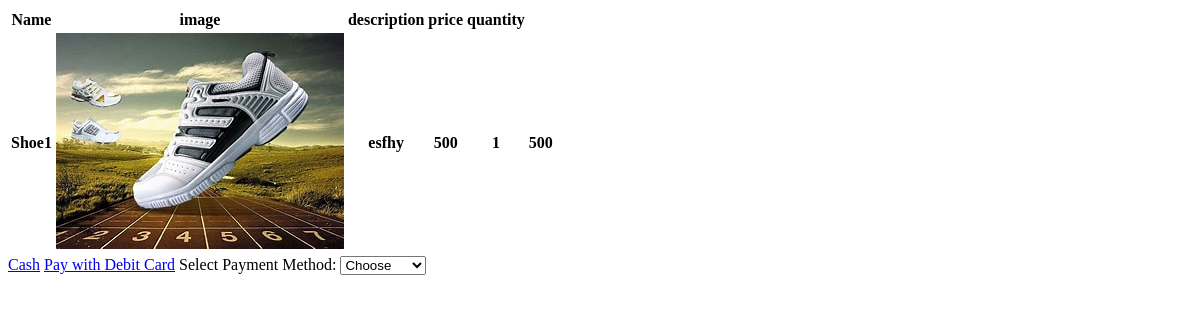
Page /buyproduct/21 on the earlier database version.
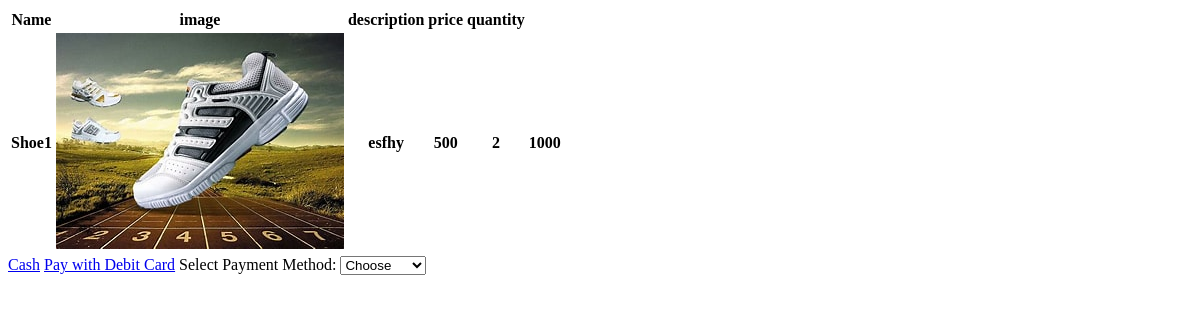
Same page on the later database version.
### app/models.py (models this page shows)
class Cart(models.Model):
    product_id=models.ForeignKey(Product,on_delete=models.CASCADE)
    user_id=models.ForeignKey(User,on_delete=models.CASCADE)
    quantity=models.IntegerField(default=1,null=True,blank=True)

### app/views.py (the view)
# urls.py: path('buyproduct/<int:id>',views.buyproduct,name='buyproduct'),
def buyproduct(request,id):
    data=Cart.objects.get(id=id)
    data1=data.product_id
    totalprice = data1.price * data.quantity
    return render(request,'buyproduct.html',{'data':data,'data1':data1,'totalprice':totalprice})

### templates/buyproduct.html (shortened to what this page needs)
<!DOCTYPE html>
<html lang="en">
<head>
</head>
<body>
    <table>
        <tr>
            <th>Name</th>
            <th>image</th>
            <th>description</th>
            <th>price</th>
            <th>quantity</th>
            <th></th>
        </tr>
        <tr>
            <th>{{data1.name}}</th>
            <th><img src="{{data1.image.url}}" alt=""></th>
            <th>{{data1.description}}</th>
            <th>{{data1.price}}</th>
            <th>{{data.quantity}}</th>
            <th>{{totalprice}}</th>
        </tr>
    </table>
    <a href="{% url 'cash' id=data.id %}">Cash</a>
    <a href="{% url 'debit_card_payment' id=data.id %}">Pay with Debit Card</a>
        <label for="paymentmethod">Select Payment Method:</label>
        <select name="paymentmethod" required>
            <option value="">Choose</option>
        </select>
</body>
</html>

Differences in the rows shown:
changed Cart: quantity "1" → "2"
Other differences:
{{ totalprice }}: "500" → "1000"
